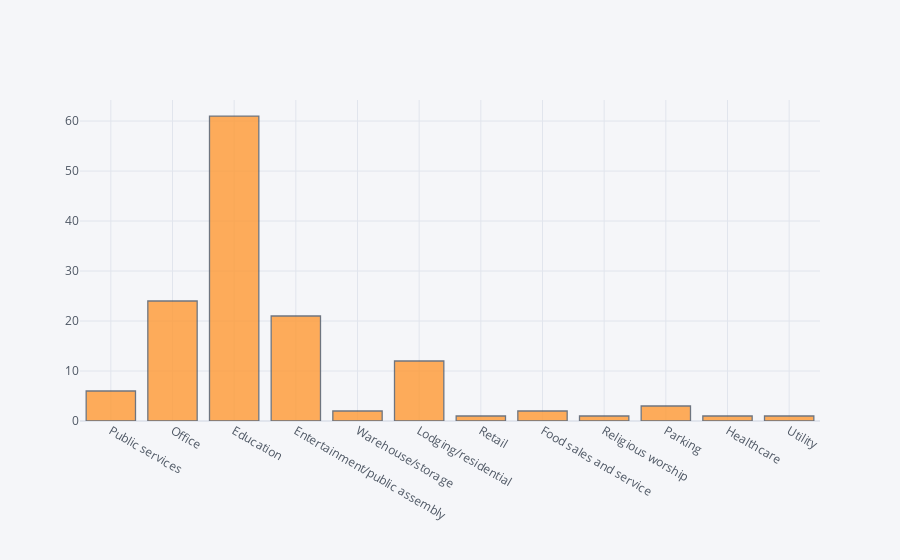

Here is the notebook cell this chart was saved with:
### Code cell
df_meta['primary_use'].iplot(kind = 'histogram')

### Figure 1 — Plotly figure (JSON) as saved in the notebook; plotly's stock layout.template omitted (floating-point values rounded to 4 significant figures; data arrays with more than 128 entries replaced by an {"elided": "..."} marker saying what was removed)
{"data": [{"histfunc": "count", "histnorm": "", "marker": {"color": "rgba(255, 153, 51, 1.0)", "line": {"color": "#4D5663", "width": 1.3}}, "name": "primary_use", "opacity": 0.8, "orientation": "v", "type": "histogram", "x": {"elided": "135 str values"}}], "layout": {"barmode": "overlay", "legend": {"bgcolor": "#F5F6F9", "font": {"color": "#4D5663"}}, "paper_bgcolor": "#F5F6F9", "plot_bgcolor": "#F5F6F9", "title": {"font": {"color": "#4D5663"}}, "xaxis": {"gridcolor": "#E1E5ED", "showgrid": true, "tickfont": {"color": "#4D5663"}, "title": {"font": {"color": "#4D5663"}, "text": ""}, "zerolinecolor": "#E1E5ED"}, "yaxis": {"gridcolor": "#E1E5ED", "showgrid": true, "tickfont": {"color": "#4D5663"}, "title": {"font": {"color": "#4D5663"}, "text": ""}, "zerolinecolor": "#E1E5ED"}}}
